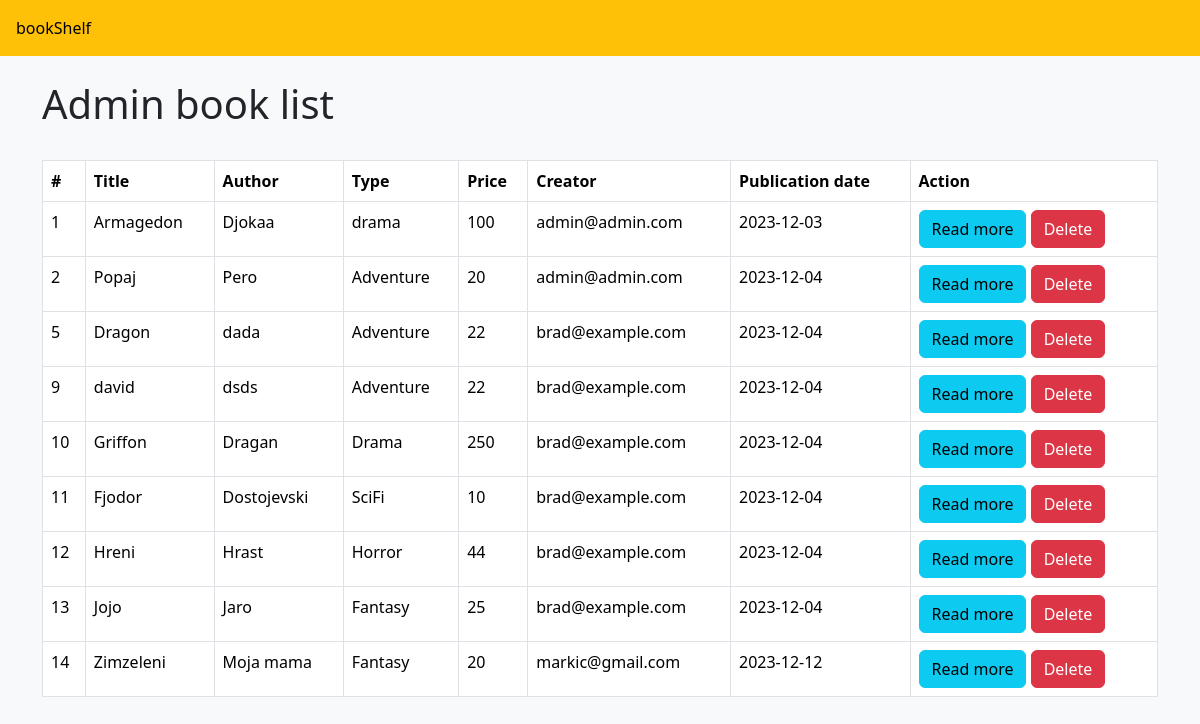
/oglasnik/showItemsAdmin.php, run on the app's committed database.
### tables this page shows
CREATE TABLE `books` (
  `id` int(11) NOT NULL,
  `title` varchar(128) NOT NULL,
  `author` varchar(128) NOT NULL,
  `type` varchar(50) NOT NULL,
  `description` text NOT NULL,
  `price` int(50) NOT NULL,
  `pub_date` date NOT NULL DEFAULT current_timestamp(),
  `creator` varchar(128) NOT NULL,
  `contact` text NOT NULL
);

### oglasnik/showItemsAdmin.php (the view, shortened to what this page needs)
<!DOCTYPE html>
<html lang="en">
<head>
    <link href="https://cdn.jsdelivr.net/npm/bootstrap@5.3.2/dist/css/bootstrap.min.css" rel="stylesheet">
    <link rel="stylesheet" href="style.css">
</head>
<body class="bg-light">
    <header>
        <div class="row bg-warning p-3">
            <div class="col" id="oglasnikLink">
                <a href="index.php">bookShelf</a>
            </div>
            <div class="col"></div>
            <div class="col"></div>
            <div class="col"></div>
            <div class="col"></div>
            <div class="col"></div>
            <div class="col"></div>
            <div class="col"></div>
            <div class="col"></div>
            <div class="col"></div>
            <div class="col"></div>
            <div class="col"></div>
        </div>
    </header>
    <div class="container">
        <header class="d-flex justify-content-between my-4">
            <h1>Admin book list</h1>
        </header>
        <table class="table table-bordered">
            <thead>
                <tr>
                    <th>#</th>
                    <th>Title</th>
                    <th>Author</th>
                    <th>Type</th>
                    <th>Price</th>
                    <th>Creator</th>
                    <th>Publication date</th>
                    <th>Action</th>
                </tr>
            </thead>
            <tbody>
                <?php
                include("connectBookDB.php");
                $sql = "SELECT * FROM books";
                $result = mysqli_query($conn, $sql);
                while($row = mysqli_fetch_array($result)){
                ?>
                    <tr>
                        <td><?php echo $row["id"] ?></td>
                        <td><?php echo $row["title"] ?></td>
                        <td><?php echo $row["author"] ?></td>
                        <td><?php echo $row["type"] ?></td>
                        <td><?php echo $row["price"] ?></td>
                        <td><?php echo $row["creator"] ?></td>
                        <td><?php echo $row["pub_date"] ?></td>
                        <td>
                            <a href="viewBook.php?id=<?php echo $row["id"]; ?>" class="btn btn-info">Read more</a>
                            <a href="deleteBook.php?id=<?php echo $row["id"]; ?>" class="btn btn-danger">Delete</a>
                        </td>
                    </tr>
                <?php
                    }
                ?>
            </tbody>
        </table>
    </div>
</body>
</html>

### data on the page
books: id "1", title "Armagedon", author "Djokaa", type "drama", price "100", creator "admin@admin.com", pub_date "2023-12-03"
books: id "2", title "Popaj", author "Pero", type "Adventure", price "20", creator "admin@admin.com", pub_date "2023-12-04"
books: id "5", title "Dragon", author "dada", type "Adventure", price "22", creator "brad@example.com", pub_date "2023-12-04"
books: id "9", title "david", author "dsds", type "Adventure", price "22", creator "brad@example.com", pub_date "2023-12-04"
books: id "10", title "Griffon", author "Dragan", type "Drama", price "250", creator "brad@example.com", pub_date "2023-12-04"
books: id "11", title "Fjodor", author "Dostojevski", type "SciFi", price "10", creator "brad@example.com", pub_date "2023-12-04"
books: id "12", title "Hreni", author "Hrast", type "Horror", price "44", creator "brad@example.com", pub_date "2023-12-04"
books: id "13", title "Jojo", author "Jaro", type "Fantasy", price "25", creator "brad@example.com", pub_date "2023-12-04"
books: id "14", title "Zimzeleni", author "Moja mama", type "Fantasy", price "20", creator "markic@gmail.com", pub_date "2023-12-12"
